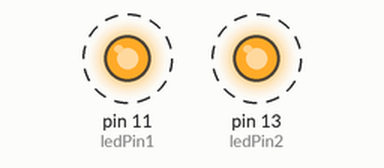
The program below on a simulated Raspberry Pi (header pin numbers). On the bench: output pins drawn as LEDs (lit = HIGH). Dashed ring = blinking.

Above: at 0.2 s.
Timing chart, 0 to 4.6 s (numbered marks = the images above):
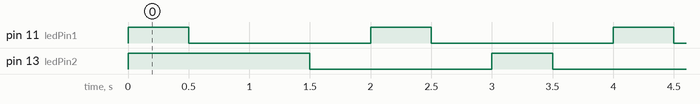

The program:

blink_led.py
```python
import RPi.GPIO as GPIO    # Use GPIO library
import time     # Use time library

GPIO.setwarnings(False)

ledPin1 = 11    # Set pin 11 as led anode output pin while other pin is connected to one of the ground pin
ledPin2 = 13    # Set pin 13 as another led anode output pin while other pin is connected to one of the ground pin

GPIO.setmode(GPIO.BOARD)    # Numbers GPIOs by physical location
GPIO.setup(ledPin1, GPIO.OUT)
GPIO.output(ledPin1, GPIO.HIGH)

GPIO.setup(ledPin2, GPIO.OUT)
GPIO.output(ledPin2, GPIO.HIGH)

while True:   # set condition
    GPIO.output(ledPin1, GPIO.HIGH)
    time.sleep(0.5)    # Pause for the given seconds/msecs
    GPIO.output(ledPin1, GPIO.LOW)
    time.sleep(0.5)     # Pause for the given seconds/msecs
    GPIO.output(ledPin2, GPIO.HIGH)
    time.sleep(0.5)
    GPIO.output(ledPin2, GPIO.LOW)
    time.sleep(0.5)

GPIO.cleanup();   #Clean up when exiting the program
```

Measured:
- by itself, pin 11 (ledPin1), pin 13 (ledPin2): alternates HIGH for 0.50 s and LOW for 1.5 s
- by itself, everything shown: repeats every 16.0 s, in 32 steps
